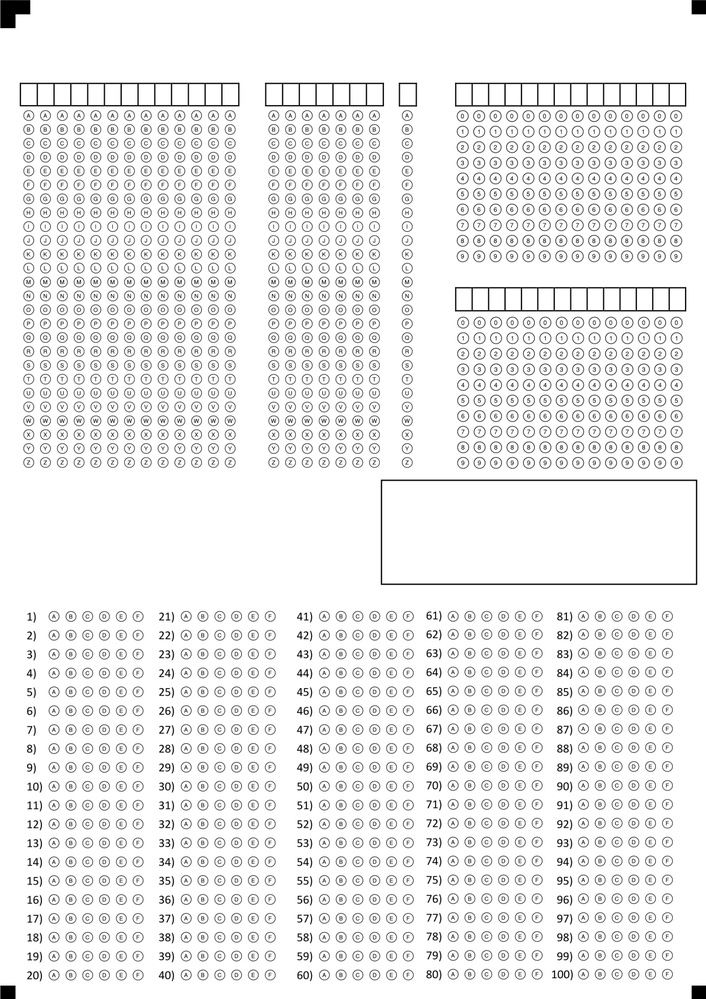
#> input picture OMR_Checker-main/OMR Response Reader/referenceOMR.jpg, 706 x 999 px, shrunk from 1786 x 2526 before the run
$ python -i utils.py   (imports and definitions only)
#> lines starting #> are read from the running program, lines starting #| are printed output that depends on the picture; after the words box and inside, x2 and y2 are one past the last pixel; in counts of white or black regions, pixels touching at a corner belong together
#> further down, picture is the input picture: shape (999, 706, 3); min 0, max 255, mean 237.8
import numpy as np
import cv2

def splitBoxes(img,vsplits,hsplits):
    rows = np.vsplit(img,vsplits)
    boxes=[]
    for r in rows:
        cols= np.hsplit(r,hsplits)
        for box in cols:
            boxes.append(box)
    return boxes

def splitVerticallyBoxes(img,vsplits):
    rows = np.vsplit(img,vsplits)
    boxes=[]
    for r in rows:
        boxes.append(r)
    return boxes

#   Aligns the input image to the reference image
def align_and_crop_image(input_image, ref_image_path="referenceOMR.jpg"):

    # Define constants
#> called with ref_image_path = 'referenceOMR.jpg'
    MAX_FEATURES = 500
    GOOD_MATCH_PERCENT = 0.15

    # Load the reference image
    ref_image = cv2.imread(ref_image_path)
    if ref_image is None:
        raise FileNotFoundError(f"Reference image not found: {ref_image_path}")

    # Use the input image directly
    im1 = input_image
    im2Gray = cv2.cvtColor(ref_image, cv2.COLOR_BGR2GRAY)

    # Detect ORB features and compute descriptors.
    orb = cv2.ORB_create(MAX_FEATURES)
    keypoints1, descriptors1 = orb.detectAndCompute(im1, None)
#> keypoints1 = 500 keypoints; strongest (x, y, size): (567, 692, 31), (307, 692, 31), (382, 105, 31), (436, 822, 31)
    keypoints2, descriptors2 = orb.detectAndCompute(im2Gray, None)
#> keypoints2 has the same summary as keypoints1

    # Check if descriptors were found
    if descriptors1 is None or descriptors2 is None:
        raise ValueError("Descriptors could not be computed. Possibly no features detected.")

    # Match features
    matcher = cv2.DescriptorMatcher_create(cv2.DESCRIPTOR_MATCHER_BRUTEFORCE_HAMMING)
    matches = matcher.match(descriptors1, descriptors2)
#> matches = 500 matches

    # Sort matches by score
    matches = sorted(matches, key=lambda x: x.distance, reverse=False)

    # Remove bad matches
    numGoodMatches = int(len(matches) * GOOD_MATCH_PERCENT)
#> numGoodMatches = 75
    if numGoodMatches < 4:
        raise ValueError("Not enough good matches were found.")

    matches = matches[:numGoodMatches]
#> matches = 75 matches

    # Extract location of good matches
    points1 = np.zeros((len(matches), 2), dtype=np.float32)
#> points1 = 75 pairs, first value 0 to 0, second value 0 to 0
    points2 = np.zeros((len(matches), 2), dtype=np.float32)
#> points2 = 75 pairs, first value 0 to 0, second value 0 to 0

    for i, match in enumerate(matches):
        points1[i, :] = keypoints1[match.queryIdx].pt
        points2[i, :] = keypoints2[match.trainIdx].pt
#> this loop made 75 passes
#> after the loop, points1 = 75 pairs, first value 34 to 567, second value 83 to 959; points2 has the same summary as points1

    # Find homography
    h, mask = cv2.findHomography(points1, points2, cv2.RANSAC)
#> h = [[1, 2.3e-16, -1.96e-13], [-3.9e-16, 1, 3.5e-13], [-2.28e-19, 6.51e-19, 1]]; mask = 75 values from 1 to 1
    if h is None:
        raise ValueError("Homography could not be computed.")

    # Warp perspective
    height, width, channels = ref_image.shape
#> height = 999; width = 706; channels = 3
    im1Reg = cv2.warpPerspective(im1, h, (width, height))

    _, thresh = cv2.threshold(im1, 1, 255, cv2.THRESH_BINARY)
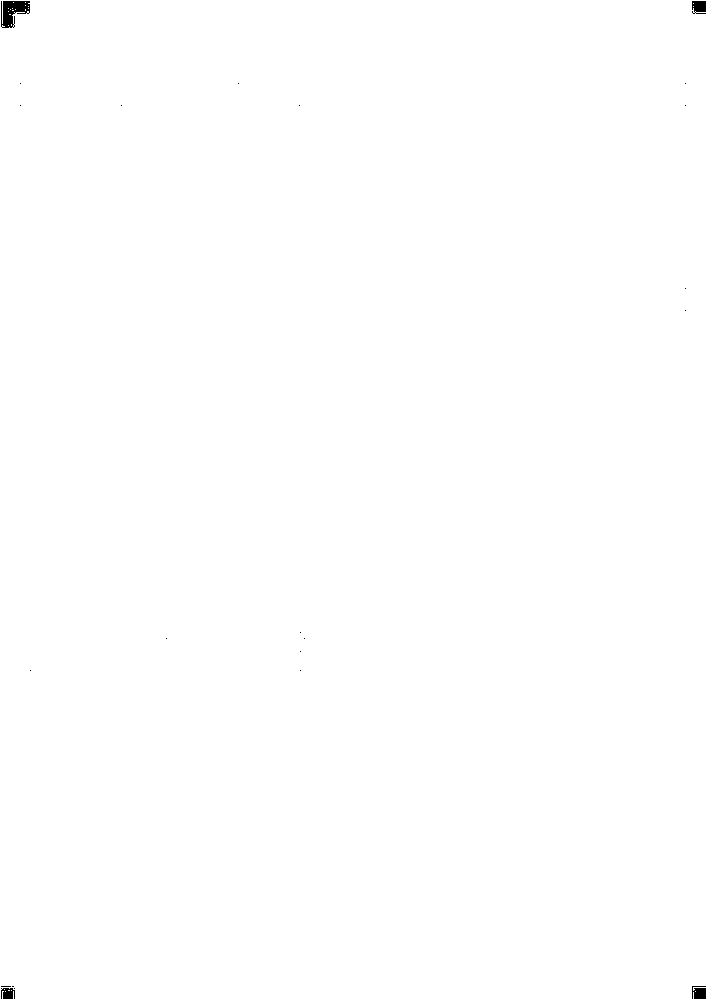
#> thresh: shape (999, 706, 3); 99.9% white; 22 black regions (18 under 20 px), largest, box (x1, y1, x2, y2) and area: (1, 1, 30, 28) 487, (692, 1, 706, 14) 160, (692, 986, 706, 999) 157, (1, 988, 15, 999) 125
#> (the run stopped early here; a loop or call above may not have finished)
